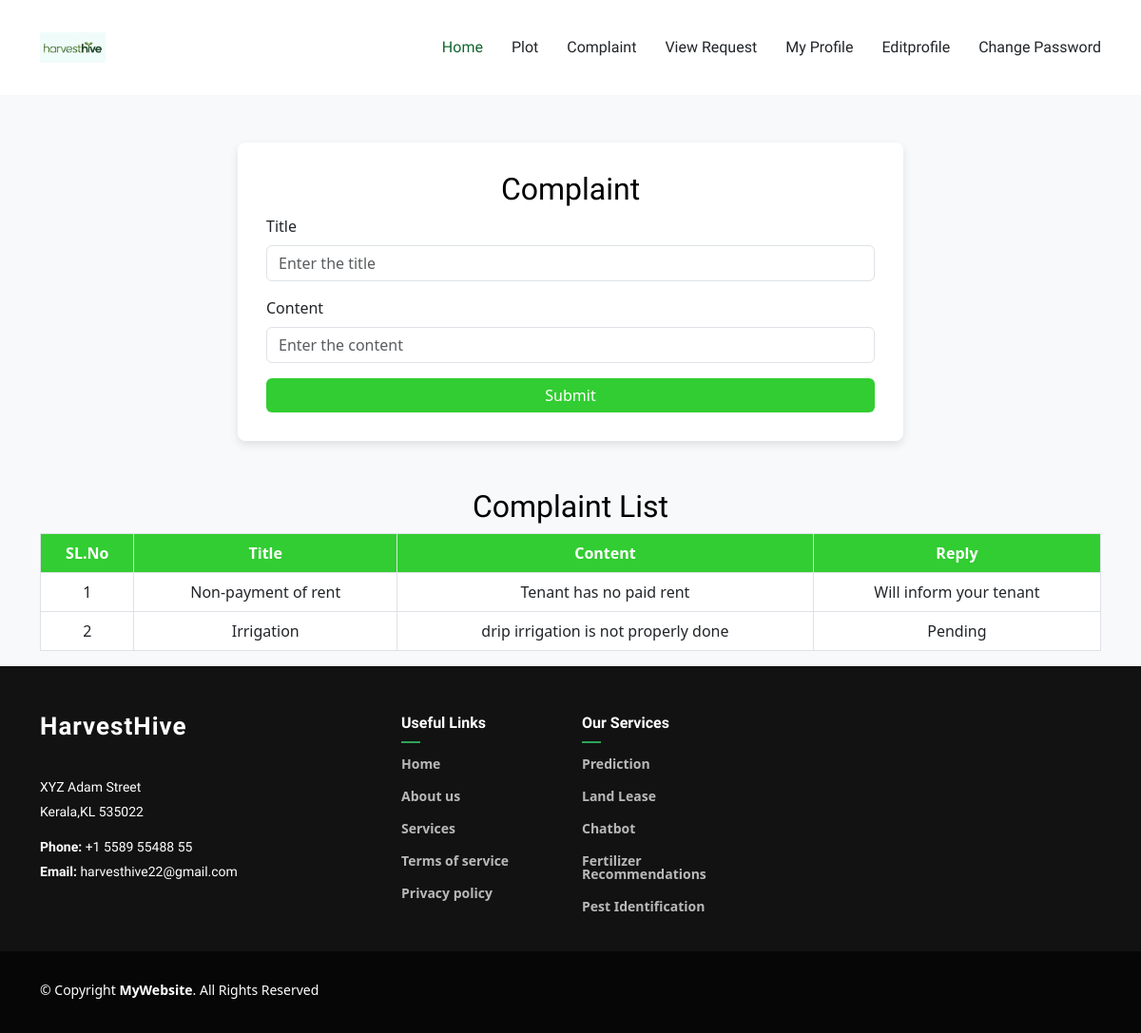
The app's page /Owner/complaint/ (signed in) with its own data.
### Owner/models.py (models this page shows)
class tbl_complain(models.Model):
    title=models.CharField(max_length=50)
    content=models.CharField(max_length=50)
    user=models.ForeignKey(tbl_user,on_delete=models.CASCADE,null=True)
    comp_reply=models.CharField(max_length=50)
    comp_status=models.IntegerField(default=0)
    owner=models.ForeignKey(tbl_owner,on_delete=models.CASCADE,null=True)

### Owner/views.py (the view)
# urls.py: path('complaint/',views.complaint,name="complaint"),
def complaint(request):
    if "oid" in request.session:
        ow=tbl_owner.objects.get(id=request.session['oid'])
        comp=tbl_complain.objects.filter(owner=ow)
        if request.method=="POST":
            tbl_complain.objects.create(title=request.POST.get("txtl"),content=request.POST.get("txtc"),owner=ow)
            return redirect("Owner:complaint")
        else:
            return render(request,'Owner/Complaint.html',{'comp':comp})
    else:
        return redirect("Guest:login")

### Owner/Templates/Owner/Complaint.html (shortened to what this page needs)
{% extends 'Owner/Header.html' %}
{% load static %}
{% block content %}
<!DOCTYPE html>
<html lang="en">
<head>
    <link href="https://cdn.jsdelivr.net/npm/bootstrap@5.3.0/dist/css/bootstrap.min.css" rel="stylesheet">
</head>
<body>
    <div class="container">
        <div class="container-box">
            <h2 class="text-center" style="color: black;">Complaint</h2>
            <form action="" method="post">
                <div class="mb-3">
                    <label class="form-label">Title</label>
                    <input required type="text" name="txtl" class="form-control" placeholder="Enter the title">
                </div>
                <div class="mb-3">
                    <label class="form-label">Content</label>
                    <input required type="text" name="txtc" class="form-control" placeholder="Enter the content">
                </div>
                <div class="text-center">
                    <button type="submit" class="btn btn-custom w-100">Submit</button>
                </div>
            </form>
        </div>
        <div class="mt-4">
            <h2 class="text-center" style="color: black;">Complaint List</h2>
            <table class="table table-bordered text-center">
                <thead>
                    <tr>
                        <th class="highlighted-header">SL.No</th>
                        <th class="highlighted-header">Title</th>
                        <th class="highlighted-header">Content</th>
                        <th class="highlighted-header">Reply</th>
                    </tr>
                </thead>
                <tbody>
                    {% for i in comp %}
                    <tr>
                        <td>{{ forloop.counter }}</td>
                        <td>{{ i.title }}</td>
                        <td>{{ i.content }}</td>
                        <td>{{ i.comp_reply|default:"Pending" }}</td>
                    </tr>
                    {% empty %}
                    <tr>
                        <td colspan="4" class="text-muted">No complaints found.</td>
                    </tr>
                    {% endfor %}
                </tbody>
            </table>
        </div>
    </div>
</body>
</html>
{% endblock content %}

### Guest/static/Main/assets/css/main.css (style rules this page uses)
:root { --default-font: "Open Sans", system-ui, -apple-system, "Segoe UI", Roboto, "Helvetica Neue", Arial, "Noto Sans", "Liberation Sans", sans-serif, "Apple Color Emoji", "Segoe UI Emoji", "Segoe UI Symbol", "Noto Color Emoji"; --heading-font: "Marcellus", sans-serif; --nav-font: "Marcellus", sans-serif; }
:root { --background-color: #ffffff; --default-color: #212529; --heading-color: #2d465e; --accent-color: #116530; --surface-color: #ffffff; --contrast-color: #ffffff; }
:root { --nav-color: #212529; --nav-hover-color: #116530; --nav-mobile-background-color: #ffffff; --nav-dropdown-background-color: #ffffff; --nav-dropdown-color: #212529; --nav-dropdown-hover-color: #116530; }
:root { scroll-behavior: smooth; }
body { color: var(--default-color); background-color: var(--background-color); font-family: var(--default-font); }
h1, h2, h3, h4, h5, h6 { color: var(--heading-color); font-family: var(--heading-font); }

### Owner/Templates/Owner/Complaint.html (style rules this page uses)
body { background: #f8f9fa; }
.container-box { max-width: 700px; margin: 50px auto; background: white; padding: 30px; border-radius: 8px; box-shadow: 0 4px 10px rgba(0, 0, 0, 0.1); }
.btn-custom { background: #32CD32; color: white; border: none; }
.highlighted-header { background-color: #32CD32 !important; color: white !important; }

### records on screen
tbl_complain: title "Non-payment of rent", content "Tenant has no paid rent", comp_reply "Will inform your tenant"
tbl_complain: title "Irrigation", content "drip irrigation is not properly done", comp_reply "Pending"
